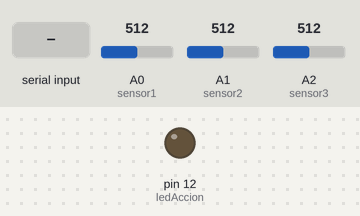
Recording of a sketch running on a simulated Arduino Uno, built with avr-gcc and run on an emulated ATmega328P. Shown: output pins drawn as LEDs (lit = HIGH). Inputs (shaded band) come from the test bench; at power-on: A0 (sensor1) = 512, A1 (sensor2) = 512, A2 (sensor3) = 512. What the sketch prints to the serial monitor is not drawn.

Above: at 1.2 s.
1.3 s: "90,45\n" received over Serial
At 2.4 s:
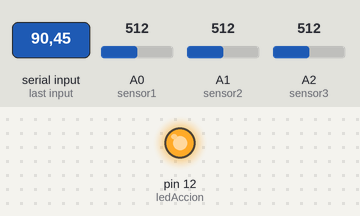
Timing chart, 0 to 4.3 s (numbered marks = the images above; inputs shaded):
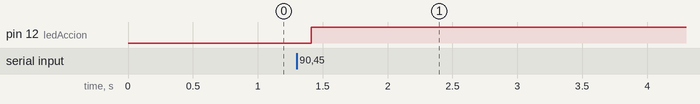

The sketch:

Prog_0_HalfDuplex.ino
```cpp
int sensor1 = A0;
int sensor2 = A1;
int sensor3 = A2;

int ledAccion = 12;

void setup() {
  pinMode(ledAccion, OUTPUT);

  Serial.begin(9600);
  Serial.setTimeout(100);
}

int valor1;
int valor2;
int valor3;

int accion;
void loop() {

  if (Serial.available() > 0) {

    accion = Serial.readString().toInt(); //0 o 1

    digitalWrite(ledAccion, accion);
  }


  valor1 = analogRead(sensor1);
  valor2 = analogRead(sensor2);
  valor3 = analogRead(sensor3);

  /*
    0 - 9  = digito
    10 - 99 = 2 digitos
    100 - 999 = 3 digitos
    1000 - 1023 = 4 digitos
  */

  valor1 = map(valor1, 0, 1023, 0, 100);
  valor2 = map(valor2, 0, 1023, 0, 100);
  valor3 = map(valor3, 0, 1023, 0, 100);

  Serial.println("I" + String(valor1) + "R" + String(valor2) + "R" + String(valor3) + "F");

  delay(100);
}
```

Measured:
- after the input at 1.3 s, pin 12 (ledAccion): LOW → HIGH after 0.11 s
